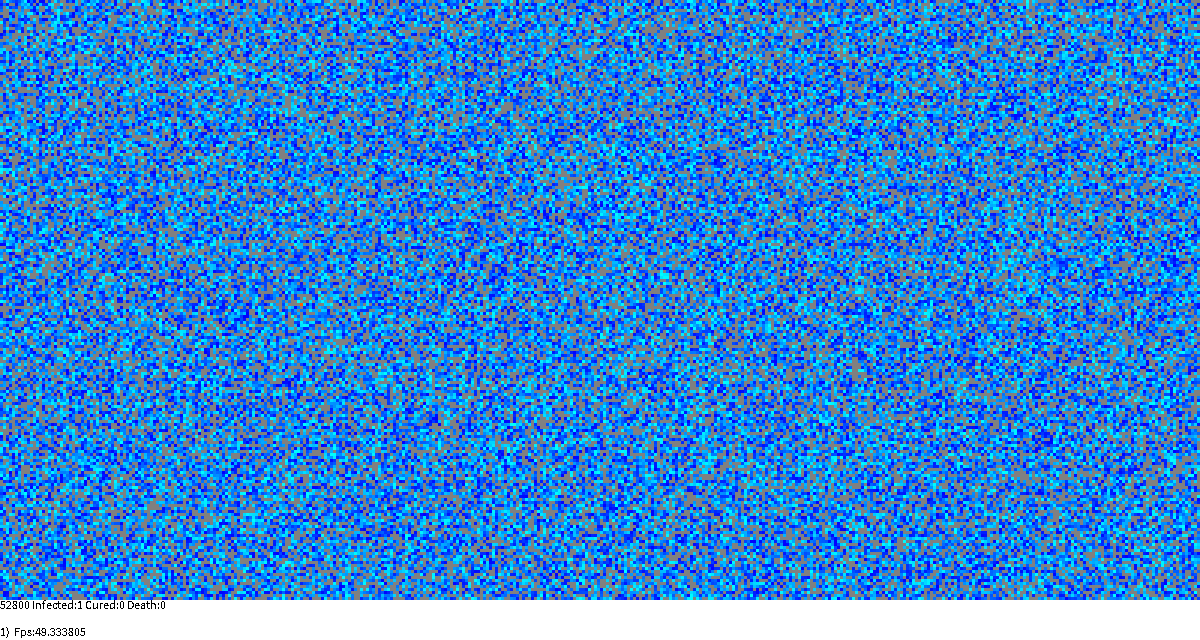
Frame 1 (no input)
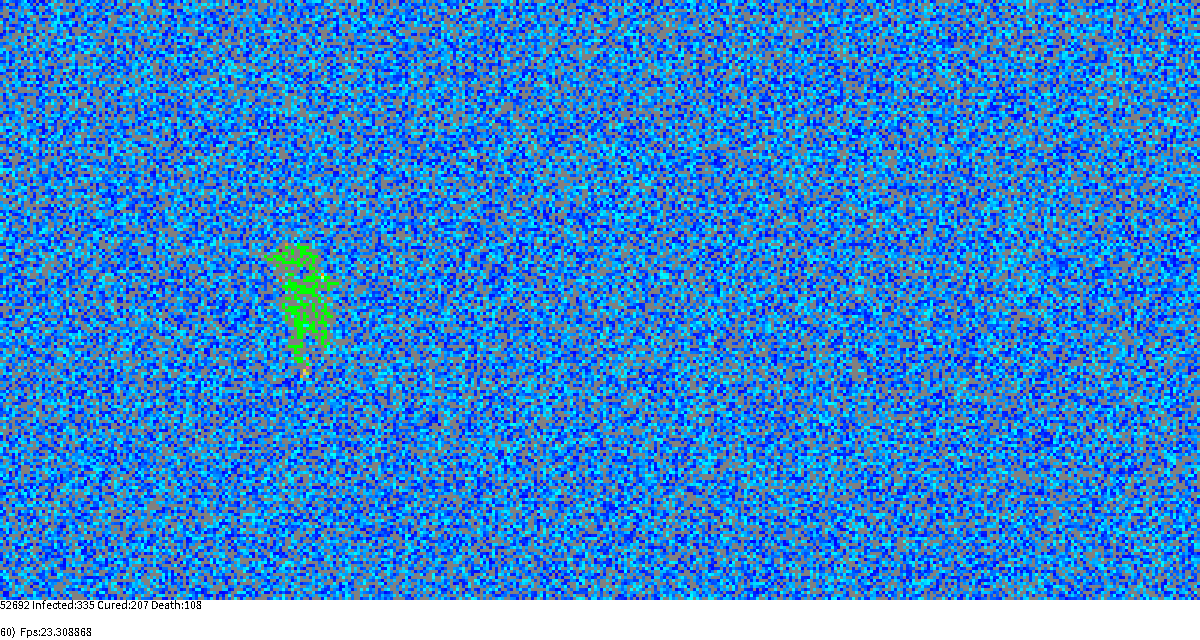
Frame 60 (the mouse pressed at the canvas centre just before this capture)
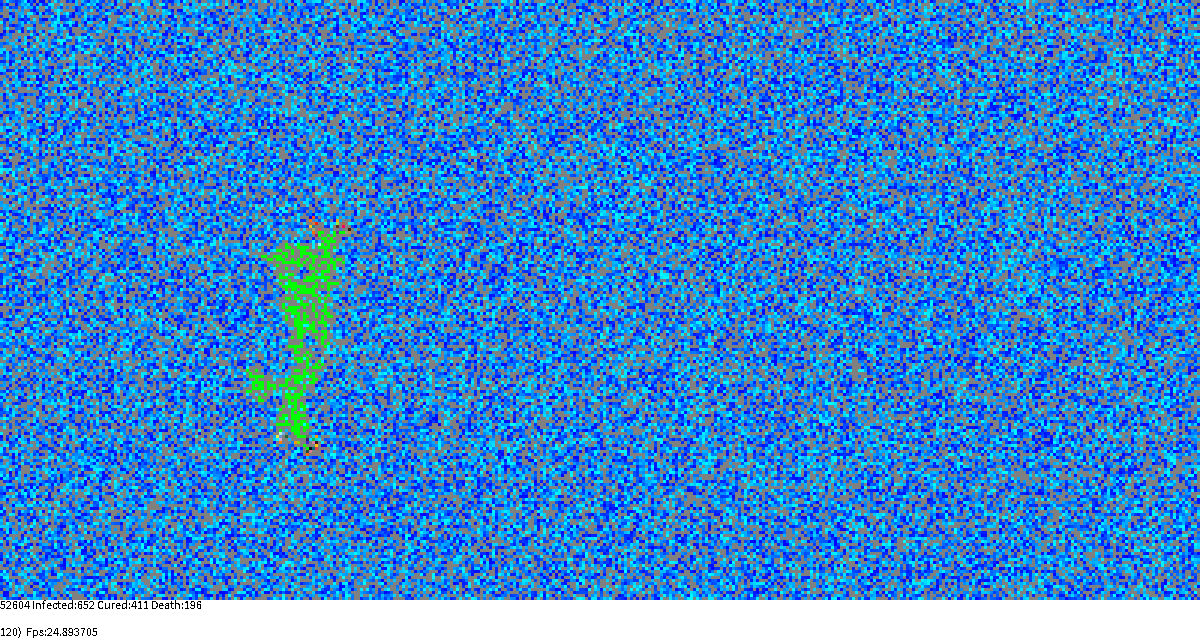
Frame 120 (the mouse held since frame 60 and released just before this capture)

The Processing sketch that drew these frames (run headless with seeded random() and noise(); from frame 60 on, the mouse is pressed at the canvas centre):

// Processing sketch: ABMEpidemiaRectImm
// ── ABMEpidemiaRectImm.pde
// ABM minimum template - using template for AGENT BASE MODEL in 1D & 2D discrete geometry
//   >>>> ONLY THE ESSENTIAL MODULES OF THE ABM TEMPLATE <<<<
// @author Wojciech Borkowski
//-///////////////////////////////////////////////////////////////////////////////////////

//MODEL PARAMETERS
int side=200; //LENGTH OF THE SIDE OF THE WORLD
String modelName="ABMEpidemia";
float density=0.66;

World TheWorld=new World(side); //INITIALIZATION IS COMPLETED 
                               //IN THE setup() FUNCTION

//"final" is something like constants ;-)
final int Duration=7; //Infection duration
//final int Empty=0; //UNNECESSARY. Instead, there is a null value in the agent handle array cell. 
final int Susceptible=1;
final int Infected=2;
final int Recovered=Infected+Duration;
//final float PTransfer=???;  //Probability of infecting an agent in a single interaction
                              //now it depends on the individual immunity value!
final float PDeath=0.05;      //Average probability of death in one day of illness duration

//STATISTICS CALCULATED DURING THE SIMULATION
int liveCount=0;
int sumInfected=0; //Number of successful infections
int sumRecovered=0; //Number of recoveries
int sumDeath=0; //Number of deaths
                               
//VISUALIZATION PARAMETERS, STATISTICS, ETC.
int cwidth=3; //CELL SIDE LENGTH IN VISUALIZATION
              // - THE VALUE GIVEN HERE IS ONLY PROVISIONAL
int STATUSHEIGH=40; //HEIGHT OF THE STATUS BAR AT THE BOTTOM OF THE WINDOW

int STEPSperVIS=1; //HOW OFTEN DO WE RUN THE VISUALIZATION
int FRAMEFREQ=30; //HOW MANY TIMES PER SECOND DOES draw() RUN?

//boolean WITH_VIDEO=false; //DO WE WANT TO SAVE TO A MOVIE FILE (requires RTMVideo.pde module)
boolean simulationRun=true; //SIMULATION OPERATIONS FLAG (Start/Stop) 

void setup()
{
  //GRAPHICS BELOW
  size(1200,640); //UNFORTUNATELY, ONLY LITERAL VALUES CAN BE PRESENTED HERE ("LITERALS")
  noSmooth();   //Significantly speeds up visualizations
  frameRate(FRAMEFREQ);
  background(255,255,200);
  strokeWeight(2);
  //randomSeed(-1013); //Seeding a generator when a repeatable sequence is required, e.g., 107 or 1013.
  
  //INITIALIZATION OF THE MODEL AND (OPTIONALLY) STATISTICS
  initializeModel(TheWorld); //COMPLETING WORLD INITIALIZATION
  //initializeStats();      //UNCOMMENT THIS IF USING STATISTICS
  //doStatistics(TheWorld); //as above
  
  //CALCULATE THE REQUIRED WINDOW SIZE FOR size()
  println(modelName+": REQUIRED SIZE OF PAINTING AREA IS "
          +(cwidth*side)+"x"+(cwidth*side+STATUSHEIGH));
  cwidth=(height-STATUSHEIGH)/side; // HOWEVER, WE ADAPT THE SIZE OF THE CELLS TO THE WINDOW THAT IS
  
  //INITIALIZE ANIMATION RECORDING (if using RTMVideo.pde)
  //if(WITH_VIDEO) {initVideoExport(this,modelName+".mp4",FRAMEFREQ);FirstVideoFrame();}
  
  //CONSOLE INFO AT THE END OF THE setup() FUNCTION
  println("CURRENT SIZE OF PAINTING AREA IS "+width+"x"+height); //-myMenu.bounds.height???
  visualizeModel(TheWorld); //FIRST WORLD VISUALIZATION AFTER INITIALIZATION
  
  //if(!simulationRun) //REQUIRES RTMEvents.pde MODULE
  //  println("PRESS 'r' or 'ESC' to start simulation");
  //else
  //  println("PRESS 's' or 'ESC' to pause simulation");
  
  //NextVideoFrame(); //FIRST REAL ANIMATION FRAME (if we use RTMVideo.pde)
}

void draw()
{
  if(simulationRun)
  {
    modelStep(TheWorld);
    //doStatistics(TheWorld); //UNCOMMENT THIS IF USING STATISTICS
  }                          //Uses an internal flag to determine whether the log has been opened
  
  writeStatusLine();
  
  if(!simulationRun //Only visualization should work after pausing the simulation
  || StepCounter % STEPSperVIS == 0 ) //When the model is running, visualization should only be performed every few steps
  {
    visualizeModel(TheWorld);
    //NextVideoFrame(); //ANIMATION FRAME RECORDING FUNCTION. 
  }                    //Uses an internal flag to determine if the movie has started

}

void writeStatusLine()
{
  fill(255);rect(0,side*cwidth,width,STATUSHEIGH);
  fill(0);noStroke();
  textAlign(LEFT, TOP);
  text(liveCount+" Infected:"+sumInfected+" Cured:"+sumRecovered+" Death:"+sumDeath,0,side*cwidth); //A place for the MOST IMPORTANT STATISTICS
  println("ST:"+StepCounter+"\tZ\t"+sumInfected+"\tW\t"+sumRecovered+"\tU\t"+sumDeath);
  textAlign(LEFT, BOTTOM);
  text(StepCounter+")  Fps:"+ frameRate,0,side*cwidth+STATUSHEIGH-2);
}

//-/////////////////////////////////////////////////////////////////////////////////////////
//  https://www.researchgate.net/profile/WOJCIECH_BORKOWSKI - ABM MAIN TEMPLATE
//-/////////////////////////////////////////////////////////////////////////////////////////

// ── Agent.pde
// An agent is one of the two central classes in any ABM model.
//-/////////////////////////////////////////////////////////////
class Agent
{
  //float dummy; //DEMONSTRATIVE ATTRIBUTE - CAN BE REMOVED THEN
  //NOWY KOD
  int   state;
  float immunity;
  
  Agent() //Agent constructor. Initializes attributes
  {
    //dummy=0;
    //NOWY KOD
    state=Susceptible;
    immunity=random(0.0,1.0); //InsteadPTransfer!
  }
}

//-/////////////////////////////////////////////////////////////////////////////////////////
//  https://www.researchgate.net/profile/WOJCIECH_BORKOWSKI - ABM: AGENT FOR FILL UP
//-/////////////////////////////////////////////////////////////////////////////////////////

// ── AgentBasics.pde
// An agent is one of the two central classes in any ABM model.
// The agent must be initialized and must have change logic
//-/////////////////////////////////////////////////////////////

void initializeAgents(Agent[][] agents)
{
   for(int a=0;a<agents.length;a++)
    for(int b=0;b<agents[a].length;b++)
      if(random(1)<density)
      {
        Agent curr=new Agent();
        //ADDITIONAL AGENT INITIALIZATION CODE, e.g. curr.initialise();
        liveCount++;
        agents[a][b]=curr;
      }
      
   //Initiating infection from the center
   if(agents[agents.length/2][agents.length/2]==null) //If he weren't here
   {
      agents[agents.length/2][agents.length/2]=new Agent();
      liveCount++;
   }
   agents[agents.length/2][agents.length/2].state=Infected;
}
//OR
void initializeAgents(Agent[] agents)
{
  for(int a=0;a<agents.length;a++)
    if(random(1)<density)
    {
      Agent curr=new Agent();
      //ADDITIONAL AGENT INITIALIZATION CODE, e.g. curr.initialise();
      liveCount++;
      agents[a]=curr;
    }
   
   //Initiating infection from the center
   if(agents[agents.length/2]==null) //If he weren't here
   {
      agents[agents.length/2]=new Agent();
      liveCount++;
   }
   agents[agents.length/2].state=Infected;
}

void  agentsChange(Agent[] agents) //to be changed to agentsChange()
{
  int MC=agents.length;
  for(int i=0;i<MC;i++)
  {
    int a=(int)random(0,agents.length);
    if(agents[a]!= null )
    {
      //agents[a].dummy+=random(-0.1,0.1); //EXAMPLE AGENT STATE CHANGE
    }
  }  
}
//OR
void  agentsChange(Agent[][] agents) //to be changed to agentsChange()
{
  int MC=agents.length*agents[0].length;
  for(int i=0;i<MC;i++)
  {
    int a=(int)random(0,agents.length); //or "agents[a].length" in case we want to make a rectangle
    int b=(int)random(0,agents[a].length); //print(a,b,' ');
    if(agents[a][b]!= null )
    {
       //If the cell is empty or the agent is healthy, we do nothing
       if(agents[a][b].state<Infected || Recovered<=agents[a][b].state) continue;
       
       //Calculating neighbor locations
       int dw=(a+1) % agents.length;   
       int up=(agents.length+a-1) % agents.length;
       int right = (b+1) % agents[a].length;      
       int left  = (agents[a].length+b-1) % agents[a].length;

       if(agents[a][left]!=null
       && agents[a][left].state==Susceptible && random(1) < 1-agents[a][left].immunity )
         {agents[a][left].state=Infected; sumInfected++;}
        
       if(agents[a][right]!=null
       && agents[a][right].state==Susceptible && random(1) < 1-agents[a][right].immunity )
         {agents[a][right].state=Infected; sumInfected++;}
        
       if(agents[up][b]!=null
       && agents[up][b].state==Susceptible && random(1) < 1-agents[up][b].immunity )
         {agents[up][b].state=Infected; sumInfected++;}
        
       if(agents[dw][b]!=null
       && agents[dw][b].state==Susceptible && random(1) < 1-agents[dw][b].immunity ) 
         {agents[dw][b].state=Infected; sumInfected++;}

       float prob=random(1); //Fate for the day
       
       if(prob<PDeath) //He dies on this day
        {agents[a][b]=null;sumDeath++;liveCount--;}
        else
        {
          //... or he is cured
          if(++(agents[a][b].state)==Recovered)
              sumRecovered++;
          //else //...OR STILL SUFFERING!
        }
    }
  }
}

//-//////////////////////////////////////////////////////////////////////////////////////////////////////////
/// @author https://www.researchgate.net/profile/WOJCIECH_BORKOWSKI @src: ABM: BASIC INITIALISATION & EVERY STEP CHANGE
//-//////////////////////////////////////////////////////////////////////////////////////////////////////////

// ── AssemblingOfWorld.pde
// The world is one of the two central classes of every ABM model
//-/////////////////////////////////////////////////////////////
int StepCounter=0; //GLOBAL SIMULATION STEP COUNTER

class World
{
  //Agent agents[]; //ONE-DIMENSIONAL AGENT TABLE
  //OR
  Agent agents[][]; //TWO-DIMENSIONAL AGENT TABLE
  
  World(int side) //CONSTRUCTION OF THE WORLD
  {
    //agents=new Agent[side];
    //OR
    agents=new Agent[side][2*side];
  }
}

//MORE COMPLEX FUNCTIONALITIES ARE DEFINED AS SEPARATE FUNCTIONS RATHER THAN CLASS METHODS World
//DUE TO PROCESSING SYNTAX LIMITATIONS
//WHICH DOESN'T ALLOW YOU TO HIDE LESS IMPORTANT CLASS METHODS SOMEWHERE ELSE
//-//////////////////////////////////////////////////////////////////////////

void initializeModel(World world)
{
  initializeAgents(world.agents); //THE OVERLOADED FUNCTION WILL BE SELECTED HERE!
}

void visualizeModel(World world)
{
  visualizeAgents(world.agents); //THE OVERLOADED FUNCTION WILL BE SELECTED HERE!
}

//void dummyChange(World world) //THE FUNCTION CAN BE REMOVED WHEN 
//{                             //A REAL MODEL CODE APPEARS
//  dummyChangeAgents(world.agents); //THE OVERLOADED FUNCTION WILL BE SELECTED HERE!
//}

void modelStep(World world)
{
   //dummyChange(world); //TEMPORARY USE OF TRIVIA DYNAMICS
   //OR
   //REAL MODEL CODE
   agentsChange(world.agents); //THE OVERLOADED FUNCTION WILL BE SELECTED HERE!
   
   StepCounter++;
}

//-/////////////////////////////////////////////////////////////////////////////////////////////
//  https://www.researchgate.net/profile/WOJCIECH_BORKOWSKI - ABM: WORLD OF AGENTS FOR FILL UP
//-/////////////////////////////////////////////////////////////////////////////////////////////

// ── ModelVisual.pde
// A world full of agents requires a method of visualization on a screen/window
//-//////////////////////////////////////////////////////////////////////////

void visualizeAgents(Agent[][] agents)
{
  Agent curra;
  for(int a=0;a<agents.length;a++)
   for(int b=0;b<agents[a].length;b++)
   {
    //AGENT COLORING
    if( (curra=agents[a][b]) != null )
    {
      float green=curra.immunity*255;
      switch(curra.state){ //The selection statement allows us to choose any color
      case Recovered:  fill(0,255,0);break; // Cured
      case Infected:   fill(255,green,0);break; // Just infected
      case Susceptible:fill(0,green,255);break; // Vulnerable
      default:         fill(random(255),green,random(255)); // Sick
      break;
      } 
    }
    else
    {
      fill(128);
    }
    
    noStroke();
    rect(b*cwidth,a*cwidth,cwidth,cwidth); //THIS IS ACTUAL DRAWING 
   }
}
//OR
void visualizeAgents(Agent[] agents)
{
   Agent curra;
   for(int a=0;a<agents.length;a++)
   {
    //AGENT COLORING  
    if( (curra=agents[a]) != null )
    {
      switch(curra.state){ //The selection statement allows us to choose any color
      case Recovered:  fill(0,255,0);break; // Cured
      case Infected:   fill(255,0,0);break; // Just infected
      case Susceptible:fill(0,0,255);break; // Vulnerable
      default:         fill(random(255),0,random(255)); // Sick
      break;
      } 
    }
    else
    {
      fill(128);
    }
    
    int t=StepCounter%side;
    noStroke();
    rect(a*cwidth,t*cwidth,cwidth,cwidth); //THIS IS ACTUAL DRAWING 
    
    stroke(255);
    line(0,(t+1)*cwidth+1,width,(t+1)*cwidth+1); //LINE FOR THE PRESENT TIME
   }
}

//-//////////////////////////////////////////////////////////////////////////////////////////////////////
//  https://www.researchgate.net/profile/WOJCIECH_BORKOWSKI - ABM: BASIC VISUALISATION
//-//////////////////////////////////////////////////////////////////////////////////////////////////////
